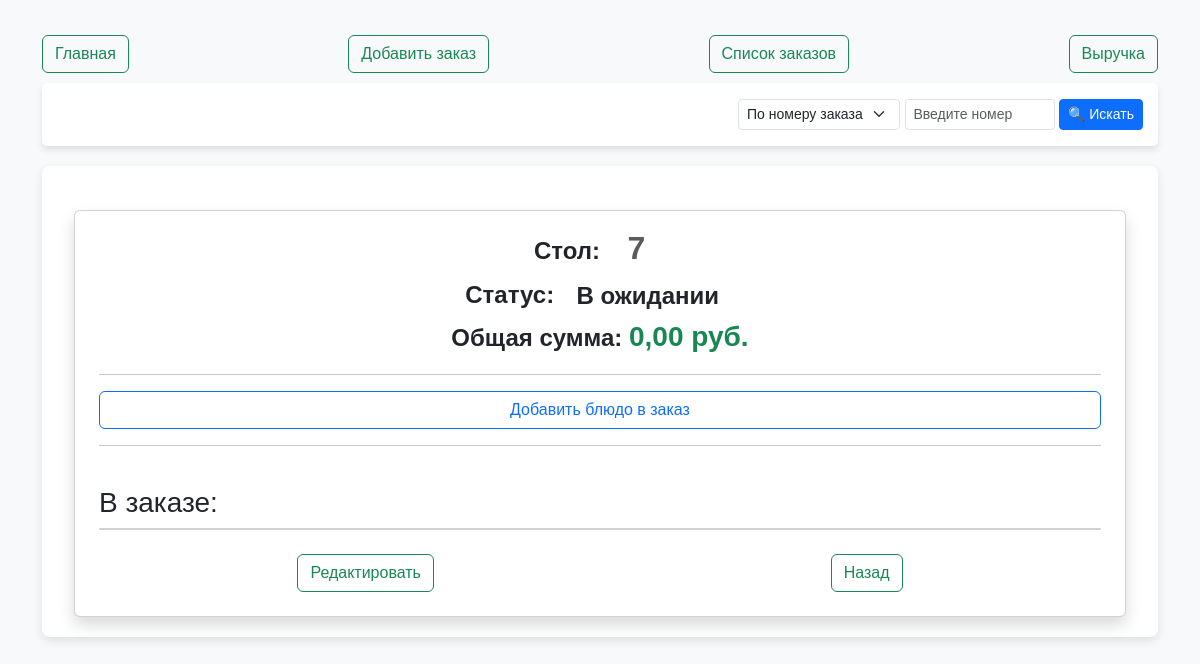
/26/, run on the app's committed database.
### order_service/models.py (models this page shows, shortened)
class Order(models.Model):
    table_number = models.IntegerField(
        verbose_name="Номер стола",
        validators=[MinValueValidator(1), MaxValueValidator(100)],
    )
    total_price = models.DecimalField(max_digits=10, decimal_places=2, default=0.00)
    status = models.CharField(
        max_length=10,
        choices=[
            ("pending", "В ожидании"),
            ("ready", "Готов"),
            ("paid", "Оплачено"),
        ],
        default="pending",
    )

### order_service/views.py (the view)
# urls.py: path("<int:pk>/", OrderDetailView.as_view(), name="order_detail"),
class OrderDetailView(DetailView):
    model = Order
    template_name = "orders/order_detail.html"

### order_service/templates/orders/order_detail.html (shortened to what this page needs)
{% extends 'main.html' %}
{% block content %}
  <div class="container mt-4">
    <div class="card p-4 shadow">
      <div class="container text-center mt-4">
        <p class="fs-4 mb-0">
          <strong>Стол:</strong> <span class="badge text-muted text-dark fs-2">{{ order.table_number }}</span>
        </p>
        <p class="fs-4 mb-0">
          <strong>Статус:</strong> <span class="badge text-dark fs-4">{{ order.get_status_display }}</span>
        </p>
        <p class="fs-4 mb-0">
          <strong>Общая сумма:</strong> <span class="fw-bold text-success fs-3">{{ order.total_price }} руб.</span>
        </p>
      </div>
      <hr />
      <button type="button" class="btn btn-outline-primary" data-bs-toggle="modal" data-bs-target="#formModal">Добавить блюдо в заказ</button>
      <hr />
      <h3 class="mt-4">В заказе:</h3>
      <ul class="list-group mb-4">
      </ul>
      <div class="card-detail">
        <a class="btn btn-outline-success" href="{% url 'order_update' order.pk %}">Редактировать</a>
        <a class="btn btn-outline-success" href="{% url 'order_list' %}">Назад</a>
      </div>
    </div>
  </div>
{% endblock %}

### order_service/templates/main.html (style rules this page uses)
body { background-color: #f8f9fa; font-family: Arial, sans-serif; color: #333; }
.container { margin-top: 30px; }

### order_service/templates/orders/order_detail.html (style rules this page uses)
.card-detail { display: flex; justify-content: space-around; }
.card.p-4.shadow { padding-top: 0 !important; }
.container.text-center.mt-4 { margin-top: 10px !important; }

### data on the page
Order: table_number "7", status "В ожидании", total_price "0,00"
